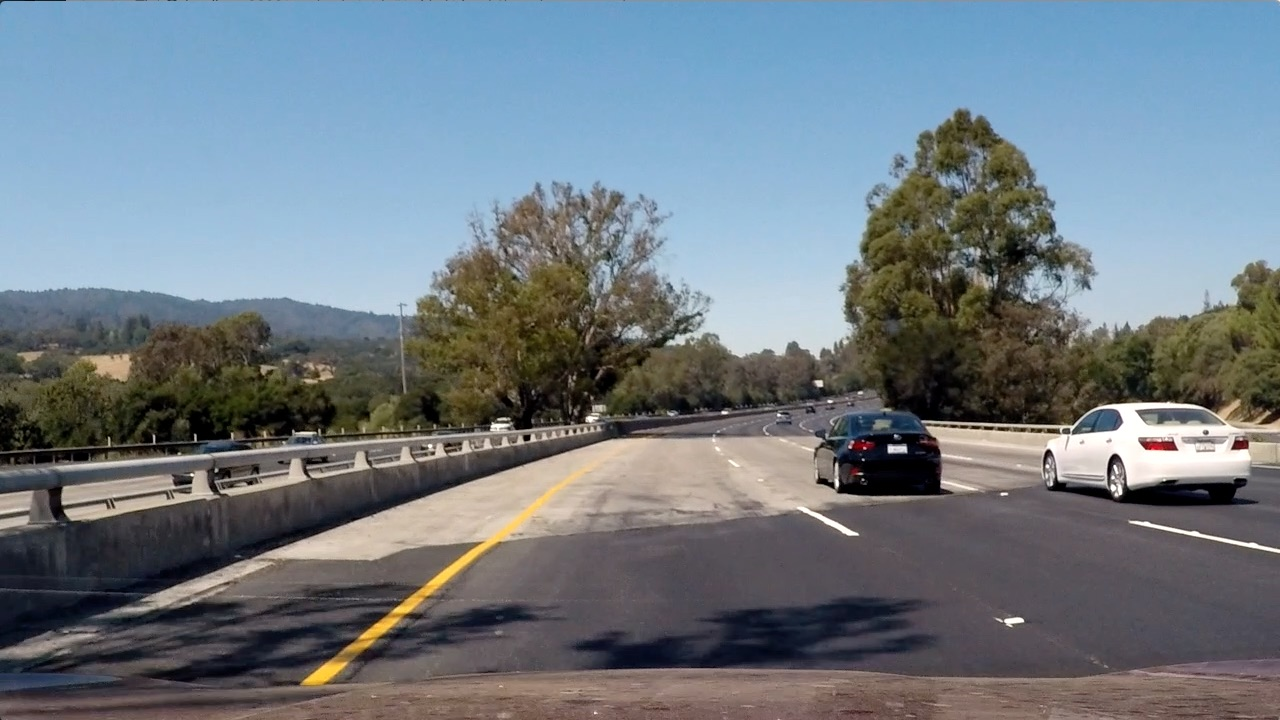
#> input picture test_images/test4.jpg, 1280 x 720 px
$ python colors_variation.py   (older library calls are emulated)
#> lines starting #> are read from the running program, lines starting #| are printed output that depends on the picture; after the words box and inside, x2 and y2 are one past the last pixel; in counts of white or black regions, pixels touching at a corner belong together
import numpy as np
import cv2
import matplotlib.pyplot as plt

image = cv2.cvtColor(cv2.imread('test_images/test4.jpg'), cv2.COLOR_BGR2RGB)

def show_gray(images):
    for im in images:
        plt.figure()
        plt.imshow(im, cmap='gray')

def show(images):
    for im in images:
        plt.figure()
        plt.imshow(im)

def abs_sobel_thresh(img, orient='x', thresh_min=0, thresh_max=255):
    #gray = cv2.cvtColor(img, cv2.COLOR_RGB2GRAY)
    gray=img
    sobel = cv2.Sobel(gray, cv2.CV_64F, 1, 0) if orient == 'x' else cv2.Sobel(gray, cv2.CV_64F, 0, 1)
    abs_sobel = np.absolute(sobel)
    scaled = np.uint8(255*abs_sobel/np.max(abs_sobel))
    binary = np.zeros_like(scaled)
    binary[(scaled <= thresh_max) & (scaled >= thresh_min)] = 1
    return binary

def mag_thresh(img, sobel_kernel=3, mag_thresh=(0,255)):
    #gray = cv2.cvtColor(img, cv2.COLOR_RGB2GRAY)
    gray = img
    sobelx = cv2.Sobel(gray, cv2.CV_64F, 1, 0, ksize=sobel_kernel)
    sobely = cv2.Sobel(gray, cv2.CV_64F, 0, 1, ksize=sobel_kernel)
    abs_sobel = np.sqrt(sobelx**2 + sobely**2)
    scaled = np.uint8(255*abs_sobel/np.max(abs_sobel))
    binary = np.zeros_like(scaled)
    binary[(scaled <= mag_thresh[1]) & (scaled >= mag_thresh[0])] = 1
    return binary

'''
Direction of the gradient is computed with arctan(sobely/sobelx)
'''
def dir_threshold(img, sobel_kernel=3, thresh=(0, np.pi/2)):
    #gray = cv2.cvtColor(img, cv2.COLOR_RGB2GRAY)
    gray = img
    sobelx = cv2.Sobel(gray, cv2.CV_64F, 1, 0, ksize=sobel_kernel)
    sobely = cv2.Sobel(gray, cv2.CV_64F, 0, 1, ksize=sobel_kernel)
    abs_sobelx = np.absolute(sobelx)
    abs_sobely = np.absolute(sobely)
    direction = np.arctan2(abs_sobely, abs_sobelx)
    binary = np.zeros_like(direction)
    binary[(direction <= thresh[1]) & (direction >= thresh[0])] = 1
    return binary

def s_select_thresh(img, thresh=(0, 255)):
#> called with thresh = (170, 255)
    hls = cv2.cvtColor(img, cv2.COLOR_RGB2HLS)
#> hls: shape (720, 1280, 3); mean of channels 0, 1, 2 80.5, 121.4, 71.8
    s = hls[:,:,2]
    binary_output = np.zeros_like(s)
    binary_output[(s <= thresh[1]) & (s > thresh[0])] = 1
    return binary_output

def s_select(img):
    hls = cv2.cvtColor(img, cv2.COLOR_RGB2HLS)
    s = hls[:,:,2]
    return s


hls = s_select_thresh(image, (170, 255))
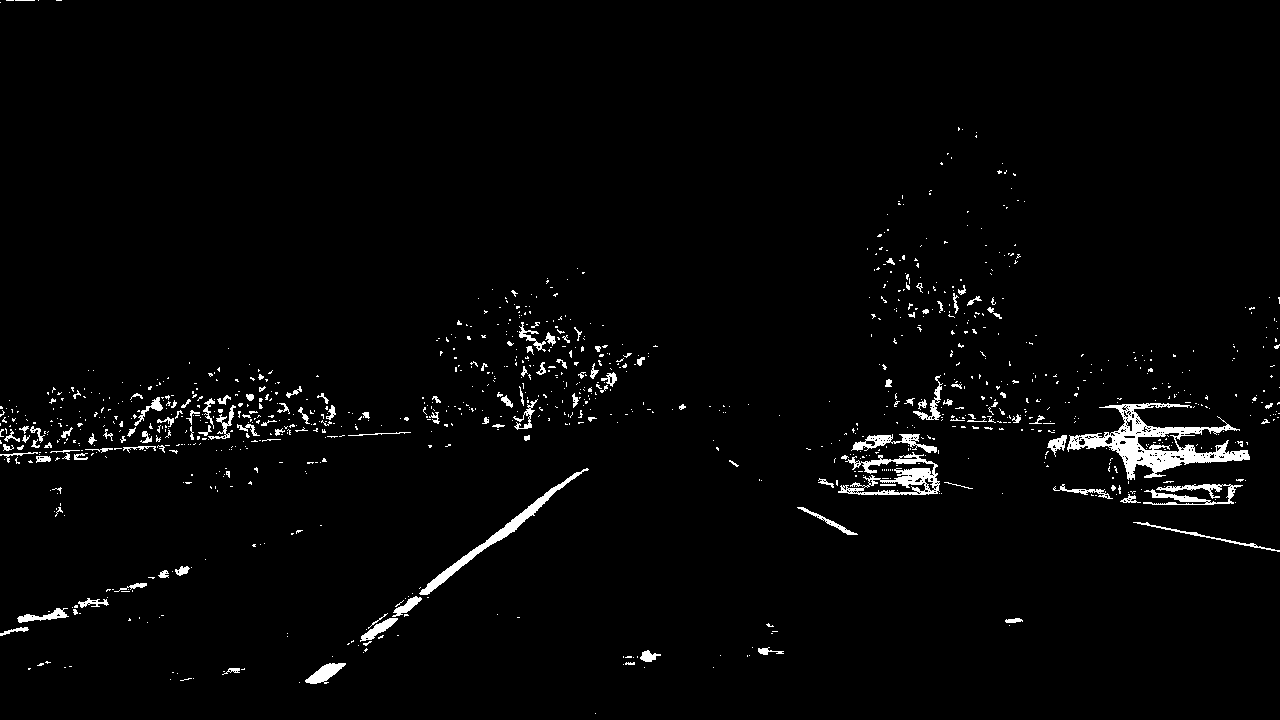
#> hls: shape (720, 1280); values 0 (black) and 1 (white), 2.3% white; 1065 white regions (925 under 20 px), largest, box (x1, y1, x2, y2) and area: (1067, 403, 1250, 480) 4226, (838, 452, 940, 495) 1674, (419, 468, 589, 595) 1473
s = s_select(image)
sobelx = abs_sobel_thresh(s, 'x', 20, 100)
#> sobelx: shape (720, 1280); values 0 (black) and 1 (white), 6.3% white in thin lines or dots
sobely = abs_sobel_thresh(s, 'y', 20, 100)
#> call 2 of abs_sobel_thresh, with orient = 'y', thresh_min = 20, thresh_max = 100
#> in abs_sobel_thresh (call 2), `sobel = cv2.Sobel(gray, cv2.CV_64F, 1, 0) if orient == 'x' else cv2.So..`:
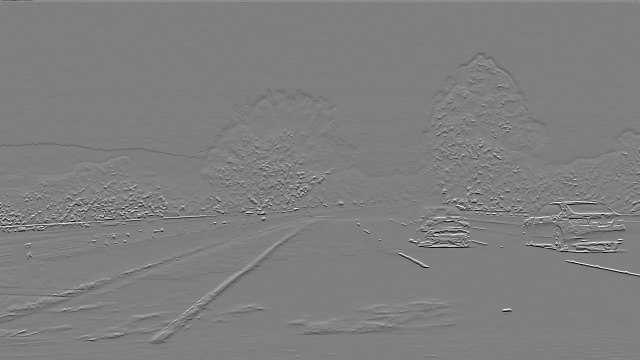
#> sobel: shape (720, 1280) float64 (shown at 1/2 size); min -1020, max 1020, mean -0.3; drawn with min black and max white
#> sobely: shape (720, 1280); values 0 (black) and 1 (white), 8.9% white in thin lines or dots
sobelxy = mag_thresh(s, 3, (20, 50))
#> sobelxy: shape (720, 1280); values 0 (black) and 1 (white), 8.3% white in thin lines or dots
dr = dir_threshold(s, 3,(0.7, 1.3))
#> in dir_threshold, `direction = np.arctan2(abs_sobely, abs_sobelx)`:
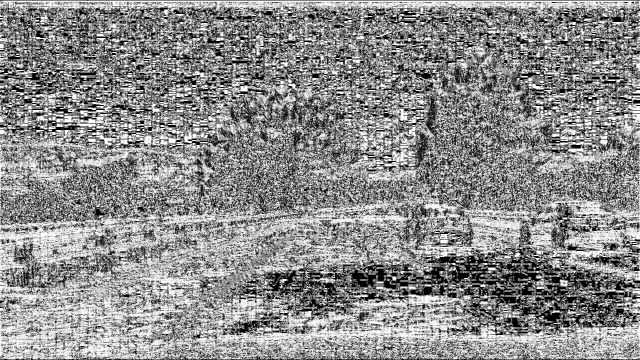
#> direction: shape (720, 1280) float64 (shown at 1/2 size); min 0, max 1.57, mean 0.862; drawn with min black and max white
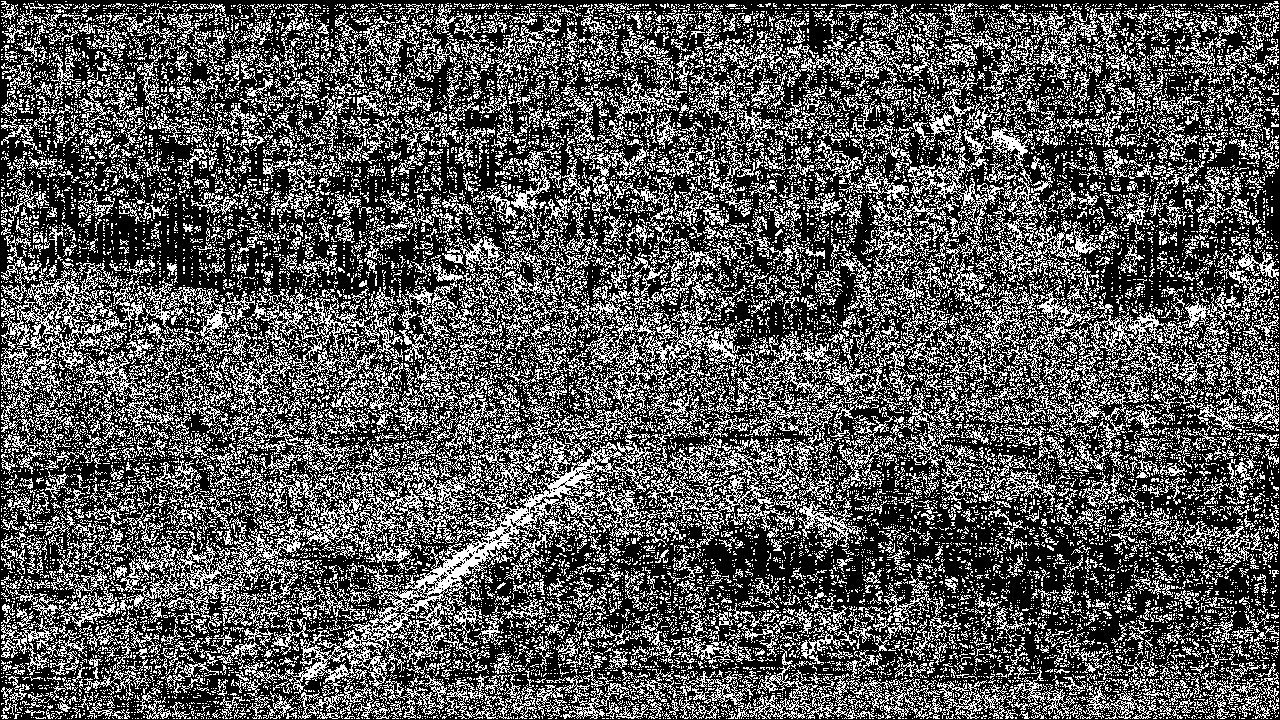
#> dr: shape (720, 1280) float64; values 0 (black) and 1 (white), 33.8% white in thin lines or dots
combined = np.zeros_like(s)
combined[((dr == 1) & (sobelx == 1)) | (hls == 1)] = 1
show([image])
#> the loop in show, `for im in images:` made 1 pass
show_gray((s,hls, sobelx, sobely, sobelxy, dr, combined))
#> the loop in show_gray, `for im in images:` made 7 passes
plt.show()
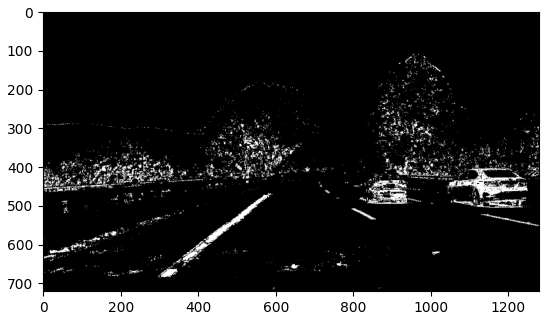
#> figure drawn by matplotlib, 1 panel

$ run again, with test_images/test1.jpg copied over test_images/test4.jpg
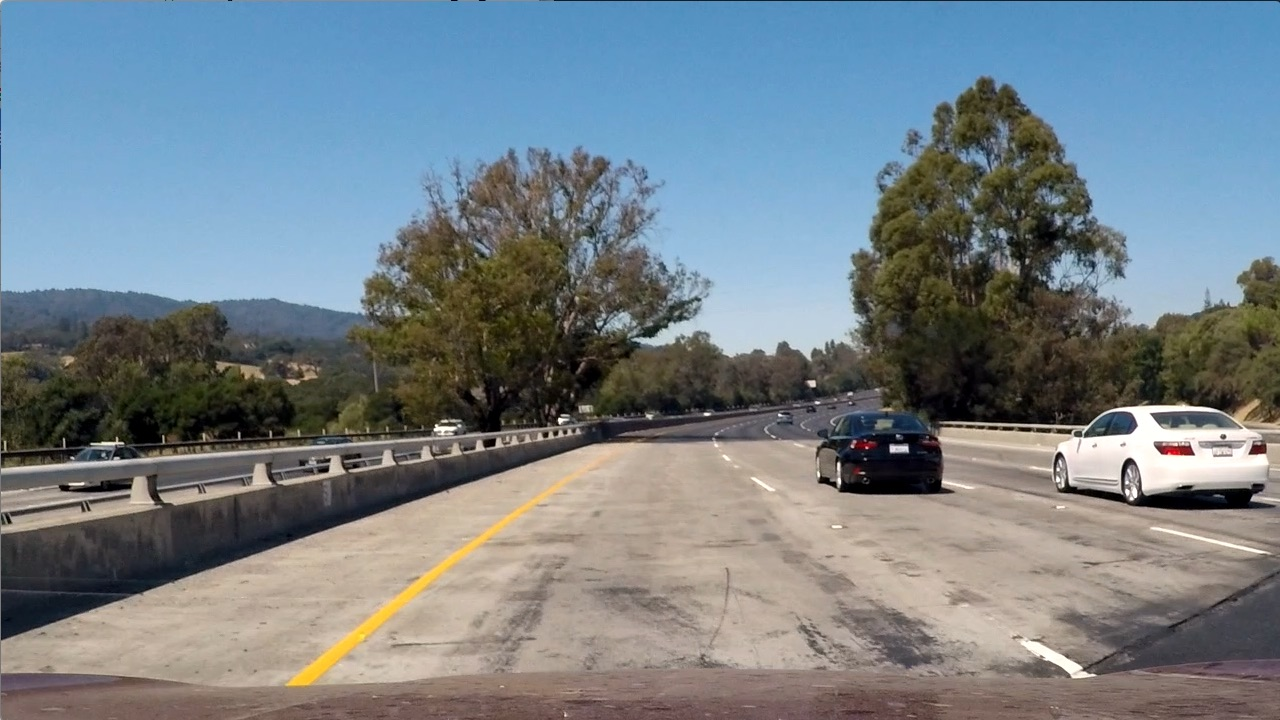
#> input picture test_images/test1.jpg, 1280 x 720 px
#> `hls = s_select_thresh(image, (170, 255))`:
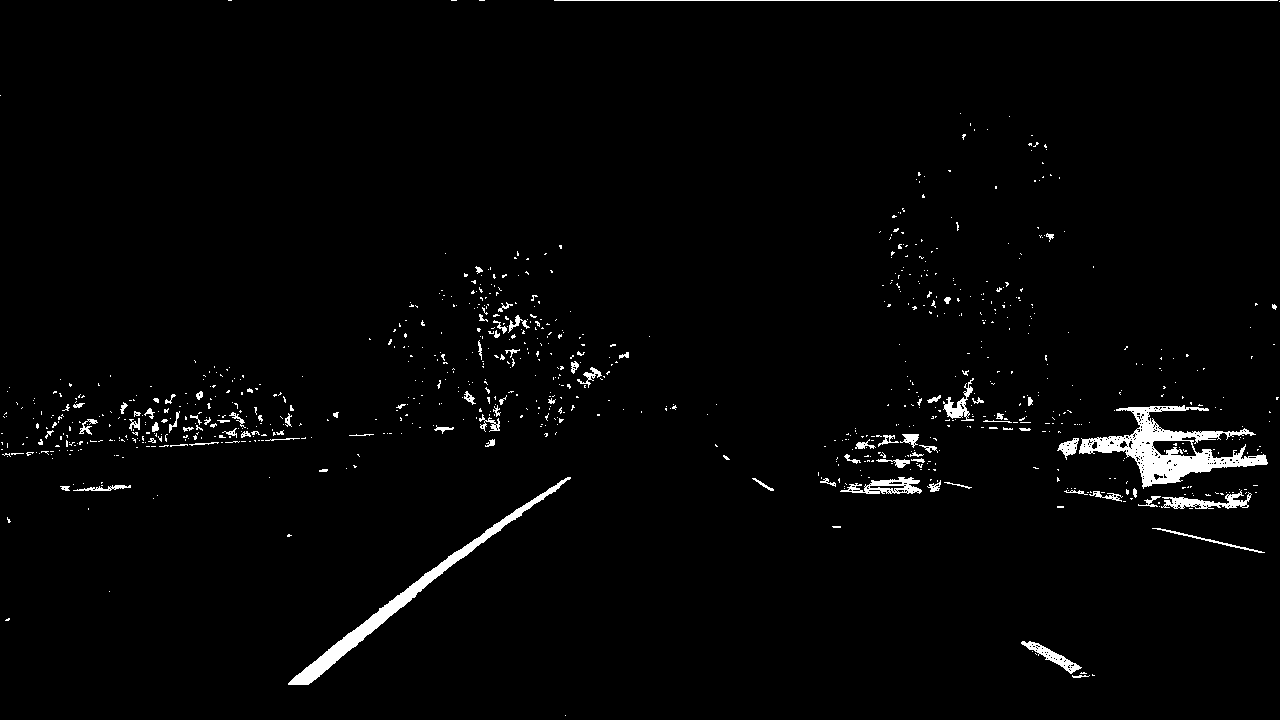
#> hls: shape (720, 1280); values 0 (black) and 1 (white), 2.1% white; 882 white regions (791 under 20 px), largest, box (x1, y1, x2, y2) and area: (1079, 405, 1268, 489) 4990, (288, 477, 571, 685) 3430, (554, 0, 1278, 1) 724
#> sobelx: shape (720, 1280); values 0 (black) and 1 (white), 6.2% white in thin lines or dots
#> sobely: shape (720, 1280); values 0 (black) and 1 (white), 7.5% white in thin lines or dots
#> sobelxy: shape (720, 1280); values 0 (black) and 1 (white), 7.9% white in thin lines or dots
#> dr: shape (720, 1280) float64; values 0 (black) and 1 (white), 37.7% white in thin lines or dots
#> the loop in show, `for im in images:` made 1 pass
#> the loop in show_gray, `for im in images:` made 7 passes
#> `plt.show()`:
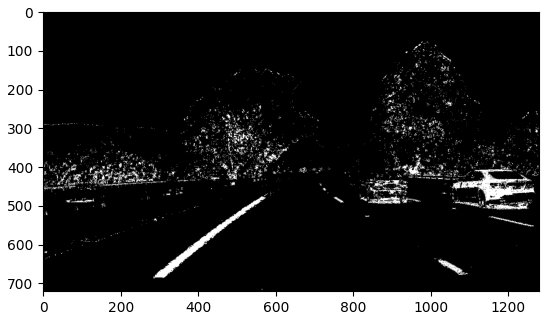
#> figure drawn by matplotlib, 1 panel

$ run again, with test_images/test2.jpg copied over test_images/test4.jpg
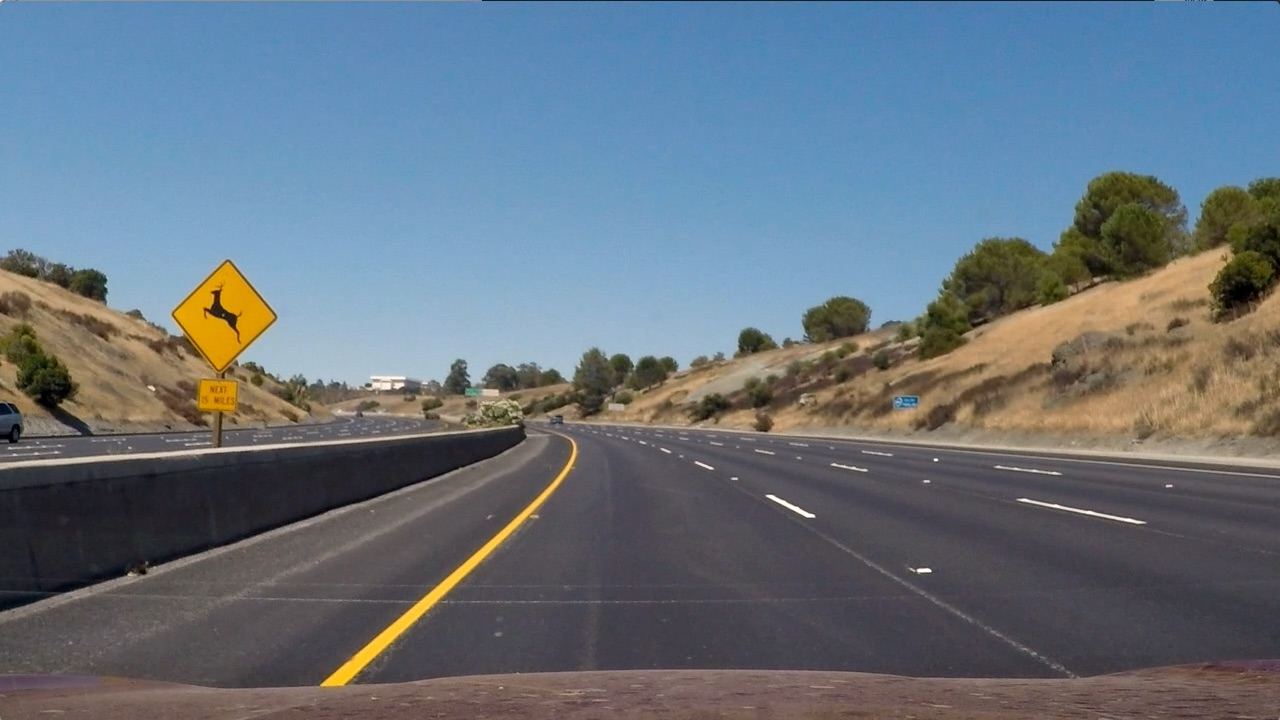
#> input picture test_images/test2.jpg, 1280 x 720 px
#> `hls = s_select_thresh(image, (170, 255))`:
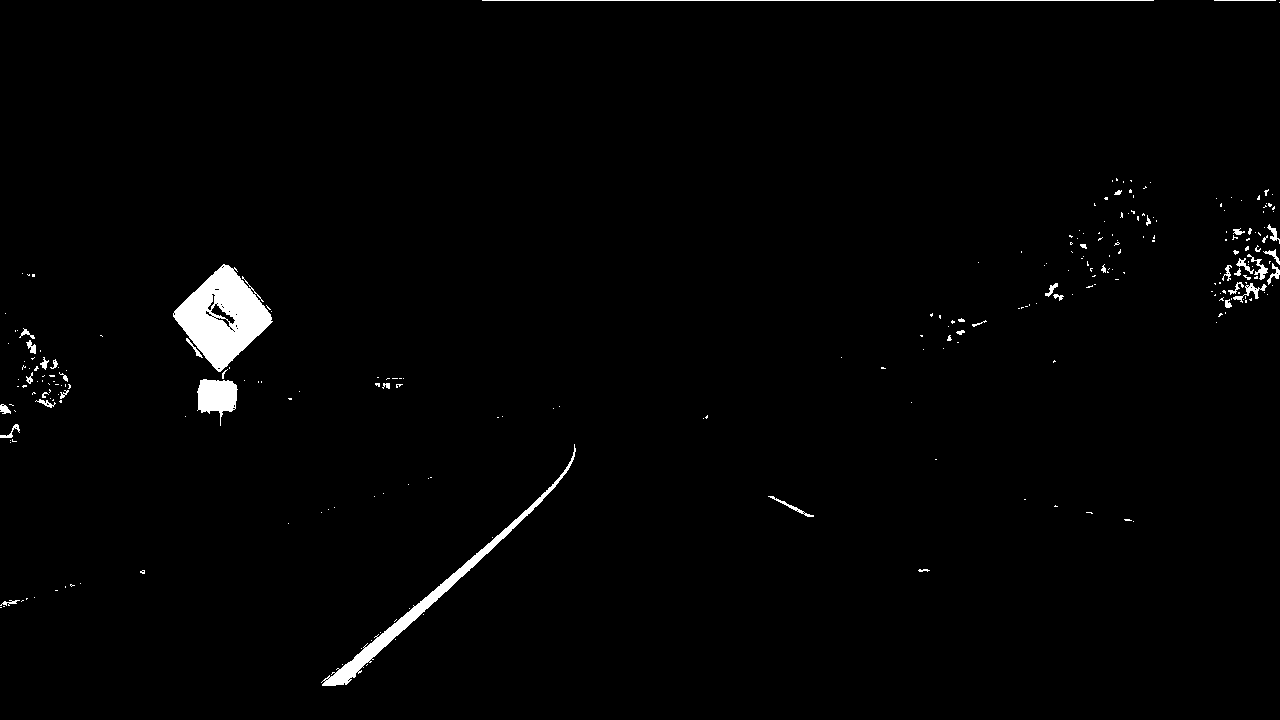
#> hls: shape (720, 1280); values 0 (black) and 1 (white), 1.5% white; 263 white regions (219 under 20 px), largest, box (x1, y1, x2, y2) and area: (173, 264, 273, 372) 5655, (321, 444, 576, 686) 2901, (197, 379, 238, 426) 1198
#> sobelx: shape (720, 1280); values 0 (black) and 1 (white), 2.6% white in thin lines or dots
#> sobely: shape (720, 1280); values 0 (black) and 1 (white), 3.9% white in thin lines or dots
#> dr: shape (720, 1280) float64; values 0 (black) and 1 (white), 36.6% white in thin lines or dots
#> the loop in show, `for im in images:` made 1 pass
#> the loop in show_gray, `for im in images:` made 7 passes
#> `plt.show()`:
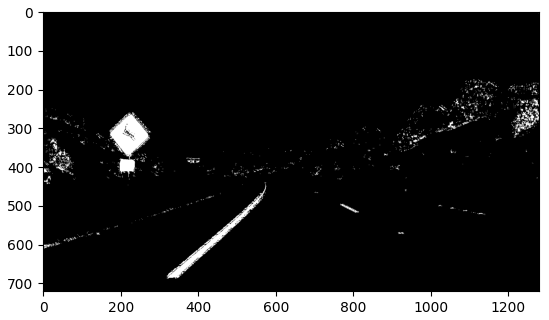
#> figure drawn by matplotlib, 1 panel
